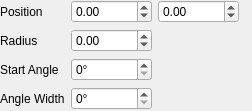
<?xml version="1.0" encoding="UTF-8"?>
<ui version="4.0">
 <class>CArcParamsGuiComp</class>
 <widget class="QWidget" name="CArcParamsGuiComp">
  <property name="geometry">
   <rect>
    <x>0</x>
    <y>0</y>
    <width>231</width>
    <height>111</height>
   </rect>
  </property>
  <property name="windowTitle">
   <string>Form</string>
  </property>
  <layout class="QGridLayout">
   <property name="margin">
    <number>0</number>
   </property>
   <item row="0" column="0">
    <widget class="QLabel" name="PositionLabel">
     <property name="sizePolicy">
      <sizepolicy hsizetype="Maximum" vsizetype="Preferred">
       <horstretch>0</horstretch>
       <verstretch>0</verstretch>
      </sizepolicy>
     </property>
     <property name="text">
      <string>Position</string>
     </property>
    </widget>
   </item>
   <item row="0" column="1">
    <widget class="QDoubleSpinBox" name="XSpin">
     <property name="sizePolicy">
      <sizepolicy hsizetype="Preferred" vsizetype="Fixed">
       <horstretch>0</horstretch>
       <verstretch>0</verstretch>
      </sizepolicy>
     </property>
     <property name="minimum">
      <double>-10000.000000000000000</double>
     </property>
     <property name="maximum">
      <double>10000.000000000000000</double>
     </property>
    </widget>
   </item>
   <item row="0" column="2">
    <widget class="QDoubleSpinBox" name="YSpin">
     <property name="sizePolicy">
      <sizepolicy hsizetype="Preferred" vsizetype="Fixed">
       <horstretch>0</horstretch>
       <verstretch>0</verstretch>
      </sizepolicy>
     </property>
     <property name="minimum">
      <double>-10000.000000000000000</double>
     </property>
     <property name="maximum">
      <double>10000.000000000000000</double>
     </property>
    </widget>
   </item>
   <item row="0" column="3">
    <widget class="QLabel" name="PositionUnitLabel">
     <property name="sizePolicy">
      <sizepolicy hsizetype="Maximum" vsizetype="Preferred">
       <horstretch>0</horstretch>
       <verstretch>0</verstretch>
      </sizepolicy>
     </property>
     <property name="text">
      <string/>
     </property>
    </widget>
   </item>
   <item row="1" column="0">
    <widget class="QLabel" name="RadiusLabel">
     <property name="sizePolicy">
      <sizepolicy hsizetype="Maximum" vsizetype="Preferred">
       <horstretch>0</horstretch>
       <verstretch>0</verstretch>
      </sizepolicy>
     </property>
     <property name="text">
      <string>Radius</string>
     </property>
    </widget>
   </item>
   <item row="1" column="1">
    <widget class="QDoubleSpinBox" name="RadiusSpin">
     <property name="sizePolicy">
      <sizepolicy hsizetype="Preferred" vsizetype="Fixed">
       <horstretch>0</horstretch>
       <verstretch>0</verstretch>
      </sizepolicy>
     </property>
     <property name="minimum">
      <double>-10000.000000000000000</double>
     </property>
     <property name="maximum">
      <double>10000.000000000000000</double>
     </property>
    </widget>
   </item>
   <item row="1" column="2">
    <widget class="QLabel" name="RadiusUnitLabel">
     <property name="sizePolicy">
      <sizepolicy hsizetype="Maximum" vsizetype="Preferred">
       <horstretch>0</horstretch>
       <verstretch>0</verstretch>
      </sizepolicy>
     </property>
     <property name="text">
      <string/>
     </property>
    </widget>
   </item>
   <item row="2" column="0">
    <widget class="QLabel" name="StartAngleLabel">
     <property name="text">
      <string>Start Angle</string>
     </property>
    </widget>
   </item>
   <item row="3" column="0">
    <widget class="QLabel" name="AngleWidthLabel">
     <property name="text">
      <string>Angle Width</string>
     </property>
    </widget>
   </item>
   <item row="2" column="1">
    <widget class="QDoubleSpinBox" name="StartAngleSpin">
     <property name="suffix">
      <string>°</string>
     </property>
     <property name="decimals">
      <number>0</number>
     </property>
     <property name="maximum">
      <double>360.000000000000000</double>
     </property>
    </widget>
   </item>
   <item row="3" column="1">
    <widget class="QDoubleSpinBox" name="AngleWidthSpin">
     <property name="suffix">
      <string>°</string>
     </property>
     <property name="decimals">
      <number>0</number>
     </property>
     <property name="maximum">
      <double>360.000000000000000</double>
     </property>
    </widget>
   </item>
  </layout>
 </widget>
 <resources/>
 <connections/>
</ui>
